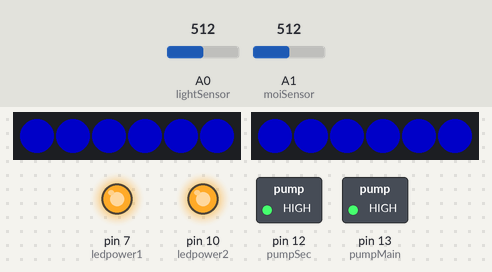
The sketch below on a simulated Arduino Uno, built with avr-gcc and run on an emulated ATmega328P. Shown: 2 × 6 RGB LEDs in strip order, left to right, switched loads named in the sketch (green lamp = pin HIGH), output pins drawn as LEDs (lit = HIGH). The inputs (shaded band) are chosen by the test bench; at power-on: A1 (moiSensor) = 512, A0 (lightSensor) = 512. Dim RGB values are drawn brighter than linear.

Above: at 3.2 s.
3.3 s: A1 (moiSensor) set to 306
At 4.0 s:
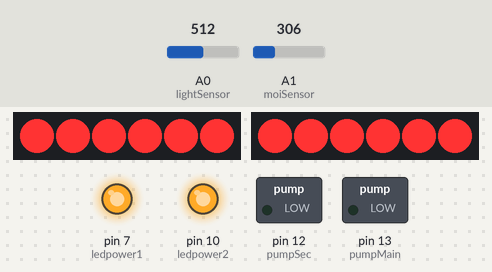
4.8 s: A1 (moiSensor) set to 511
At 5.1 s:
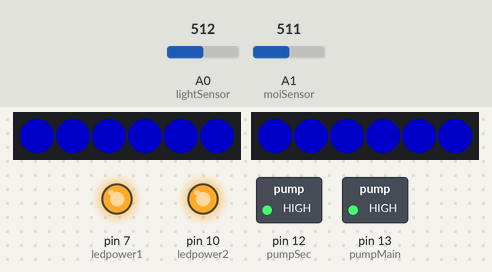
6.3 s: A1 (moiSensor) set to 122
At 7.4 s:
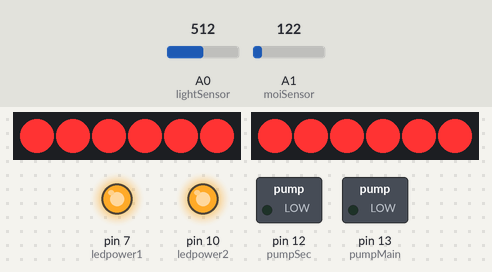
Timing chart, 0 to 9.3 s (numbered marks = the images above; inputs shaded):
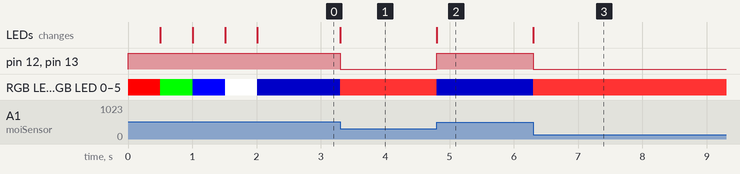

Measured:
- after the input at 3.3 s, pin 12 (pumpSec), pin 13 (pumpMain): HIGH → LOW at once; RGB LED 0–5, RGB LED 0–5: RGB(0, 0, 100) → RGB(255, 51, 51) at once; the LEDs: first change at once (image 1 shows a later state)
- after the input at 4.8 s, pin 12 (pumpSec), pin 13 (pumpMain): LOW → HIGH at once; RGB LED 0–5, RGB LED 0–5: RGB(255, 51, 51) → RGB(0, 0, 100) at once; the LEDs: change at once (image 2)
- after the input at 6.3 s, pin 12 (pumpSec), pin 13 (pumpMain): HIGH → LOW at once; RGB LED 0–5, RGB LED 0–5: RGB(0, 0, 100) → RGB(255, 51, 51) at once; the LEDs: first change at once (image 3 shows a later state)

The sketch:

smartfarm_source.ino
```cpp
#include <Adafruit_NeoPixel.h>

#define ledMain 3
#define ledSec 5
#define pumpMain 13
#define pumpSec 12
#define lightSensor A0
#define moiSensor A1
#define ledNum 6
#define ledpower1 7
#define ledpower2 10

Adafruit_NeoPixel stripMain = Adafruit_NeoPixel(ledNum, ledMain, NEO_GRB + NEO_KHZ800);
Adafruit_NeoPixel stripSec = Adafruit_NeoPixel(ledNum, ledSec, NEO_GRB + NEO_KHZ800);

int moiLine = 500; //습도 기준
int lightLine = 450; //빛 기준

int timeline = 0;

void booting() {
  pumpControl(1);
  rgbControl(255, 0, 0);
  delay(500);
  rgbControl(0, 0, 0);
  rgbControl(0, 255, 0);
  delay(500);
  rgbControl(0, 0, 0);
  rgbControl(0, 0, 255);
  delay(500);
  rgbControl(0, 0, 0);
  rgbControl(255, 255, 255);
  delay(500);
  rgbControl(0, 0, 0);
  pumpControl(0);
}

void pumpControl(int state) {
  if (state == 1) {
    rgbControl(0, 0, 100);
    digitalWrite(pumpMain, HIGH);
    digitalWrite(pumpSec, HIGH);
  }
  else {
    digitalWrite(pumpMain, LOW);
    digitalWrite(pumpSec, LOW);
    rgbControl(0, 0, 0);
  }
}

void ledControl(int state) {
  if (state == 1) {
    digitalWrite(ledpower1, HIGH);
    digitalWrite(ledpower2, HIGH);
    for (int i = 0; i < ledNum; i++) {
      stripMain.setPixelColor(i, 255, 51, 51);
      stripSec.setPixelColor(i, 255, 51, 51);
    }
  }
  else {
    for (int i = 0; i < ledNum; i++) {
      stripMain.setPixelColor(i, 0, 0, 0);
      stripSec.setPixelColor(i, 0, 0, 0);
    }
    digitalWrite(ledpower1, LOW);
    digitalWrite(ledpower2, LOW);
  }
  stripMain.show();
  stripSec.show();
}

void rgbControl(int r, int g, int b) {
  digitalWrite(ledpower1, HIGH);
  digitalWrite(ledpower2, HIGH);
  for (int i = 0; i < ledNum; i++) {
    stripMain.setPixelColor(i, r, g, b);
    stripSec.setPixelColor(i, r, g, b);
  }
  stripMain.show();
  stripSec.show();
  if (((r == 0) && (g == 0)) && b == 0) {
    digitalWrite(ledpower1, LOW);
    digitalWrite(ledpower2, LOW);
  }
}

void timewater() {
  if ((millis() - timeline) >= 1800000) {
    timeline = millis();
    if (analogRead(moiSensor) >= moiLine) {
      while (true) {
        //water on
        pumpControl(1);
        if (analogRead(moiSensor) <= moiLine) {
          //water off
          pumpControl(0);
          break;
        }
      }
    }
  }
}

void setup() {
  //int toggleLight = 0;
  //int toggleLight = 0;
  pinMode(pumpMain, OUTPUT);
  pinMode(pumpSec, OUTPUT);
  pinMode(ledpower1, OUTPUT);
  pinMode(ledpower2, OUTPUT);
  stripMain.begin();
  stripSec.begin();
  stripMain.show();
  stripSec.show();
  booting();
}

void loop() {
  int lightNow = analogRead(lightSensor);
  if (lightNow >= lightLine) {
    //toggleLight = 1;
    //onlight
    ledControl(1);
    if (analogRead(moiSensor) >= moiLine) {
      while (true) {
        //water on
        pumpControl(1);
        if (analogRead(moiSensor) <= moiLine) {
          //water off
          pumpControl(0);
          break;
        }
      }
    }

  }
  else {
    //offlight
    ledControl(0);
  }
  timewater();
}
```
